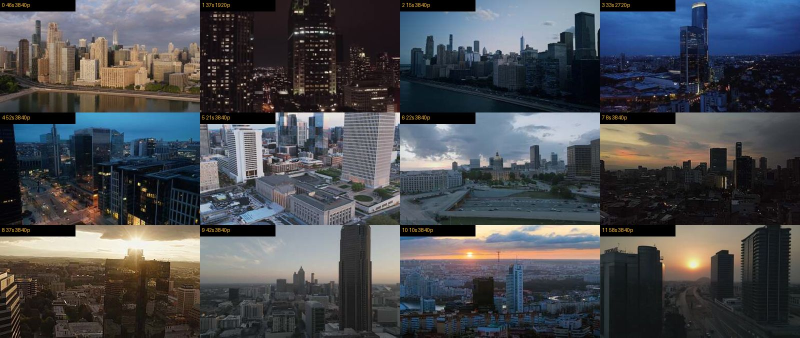
#> input picture explainers/mandate-market/stock/search/city.jpg, 1600 x 675 px (shown at 1/2 size)
$ python sheet.py out.png stock/search/city.jpg
#> lines starting #> are read from the running program, lines starting #| are printed output that depends on the picture
import sys,glob
from PIL import Image
fs=sorted(glob.glob('out/stills/t_*.jpg')) if len(sys.argv)<3 else sys.argv[2:]
cols=3; w,h=640,360
rows=(len(fs)+cols-1)//cols
sh=Image.new('RGB',(cols*w,rows*h))
#> sh: PIL image 1920x360 RGB; every value is 0
for i,f in enumerate(fs):
    im=Image.open(f).resize((w,h),Image.LANCZOS); sh.paste(im,((i%cols)*w,(i//cols)*h))
#> after `im = Image.open(f).resize((w, h), Image.LANCZOS)`:
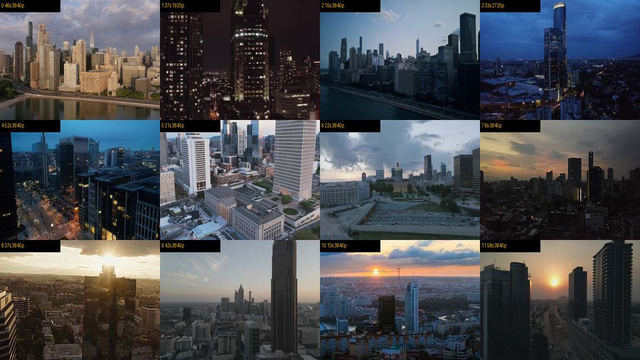
#> im: PIL image 640x360 RGB; mean R, G, B 73.2, 75.2, 79.8
#> after `sh.paste(im, (i % cols * w, i // cols * h))`:
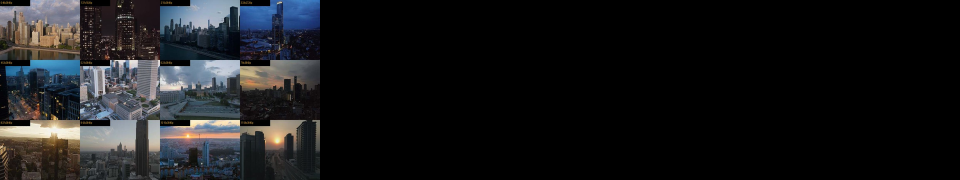
#> sh: PIL image 1920x360 RGB (shown at 1/2 size); mean R, G, B 24.4, 25.1, 26.6
sh.save(sys.argv[1] if len(sys.argv)>1 else 'out/sheet.jpg',quality=90)

$ run again, on explainers/mandate-market/stock/search/lenders.jpg
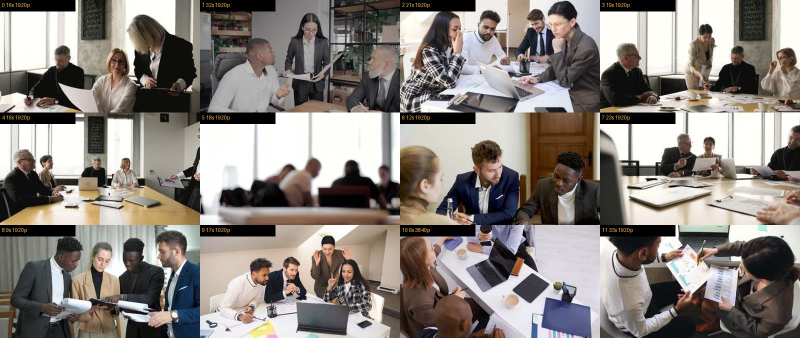
#> input picture explainers/mandate-market/stock/search/lenders.jpg, 1600 x 675 px (shown at 1/2 size)
#> `im = Image.open(f).resize((w, h), Image.LANCZOS)`:
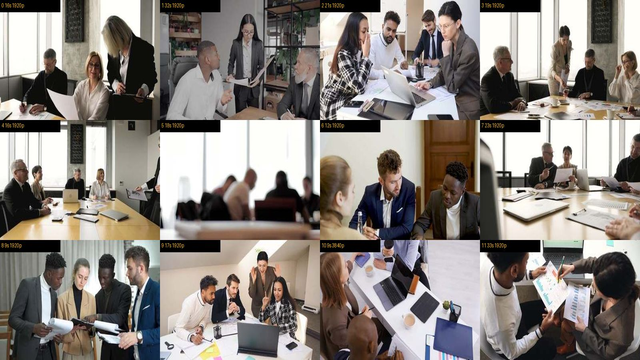
#> im: PIL image 640x360 RGB; mean R, G, B 137.1, 130.5, 125.5
#> `sh.paste(im, (i % cols * w, i // cols * h))`:
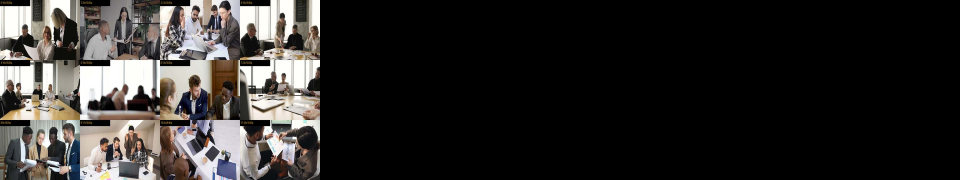
#> sh: PIL image 1920x360 RGB (shown at 1/2 size); mean R, G, B 45.7, 43.5, 41.8

$ run again, on explainers/mandate-market/stock/search/trading.jpg
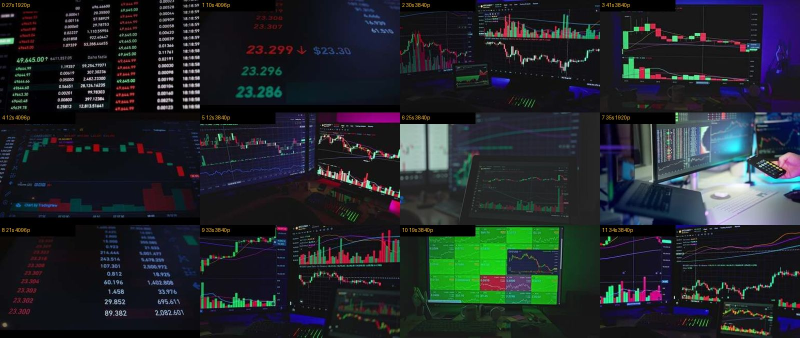
#> input picture explainers/mandate-market/stock/search/trading.jpg, 1600 x 675 px (shown at 1/2 size)
#> `im = Image.open(f).resize((w, h), Image.LANCZOS)`:
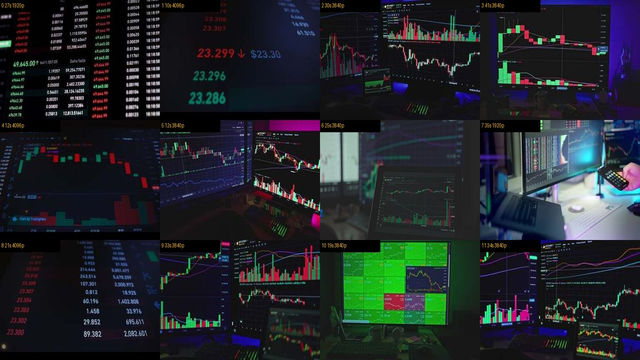
#> im: PIL image 640x360 RGB; mean R, G, B 33.3, 38.1, 42.1
#> `sh.paste(im, (i % cols * w, i // cols * h))`:
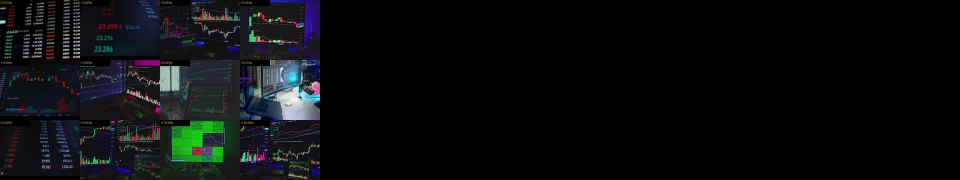
#> sh: PIL image 1920x360 RGB (shown at 1/2 size); mean R, G, B 11.1, 12.7, 14

$ run again, on explainers/mandate-market/stock/search/warehouse.jpg
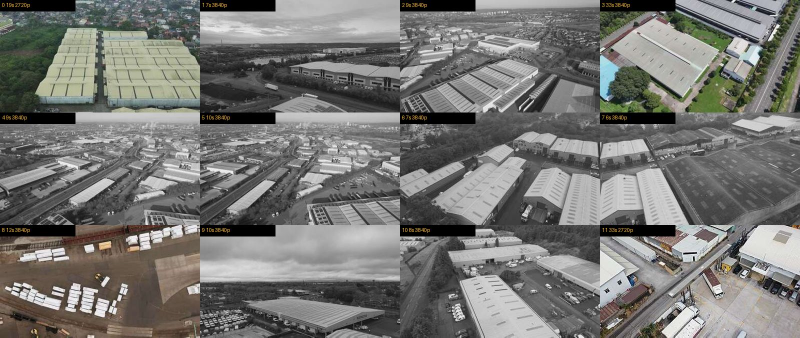
#> input picture explainers/mandate-market/stock/search/warehouse.jpg, 1600 x 675 px (shown at 1/2 size)
#> `im = Image.open(f).resize((w, h), Image.LANCZOS)`:
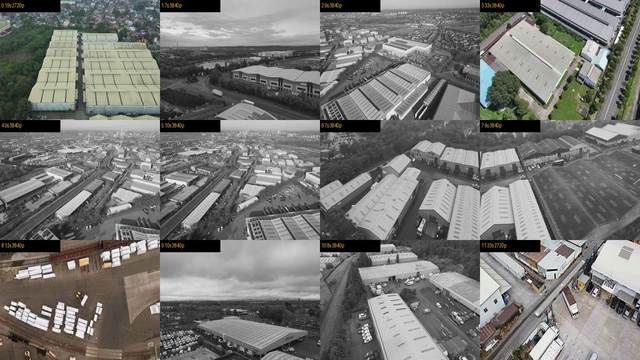
#> im: PIL image 640x360 RGB; mean R, G, B 118.8, 118.4, 115.2
#> `sh.paste(im, (i % cols * w, i // cols * h))`:
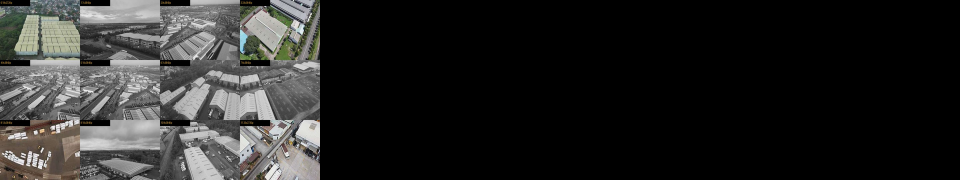
#> sh: PIL image 1920x360 RGB (shown at 1/2 size); mean R, G, B 39.6, 39.5, 38.4
